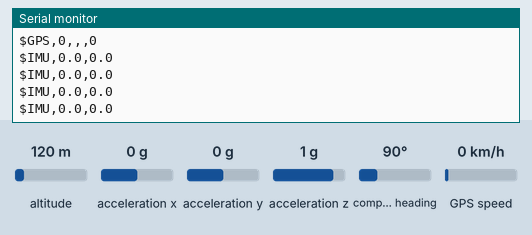
Bench run of a sketch on a simulated ESP32. Shown: the last lines printed to the serial monitor. Wiring (inferred from the names in the program): MPU-6050 motion sensor at I2C address 0x68. The test bench sets the inputs (shaded band); at power-on: acceleration x 0 g, acceleration y 0 g, acceleration z 1 g, altitude 120 m, compass heading 90°, GPS speed 0 km/h. The GPS gets a fix after 3 s at 37.7749, -122.4194 with 8 satellites.

Above: at 1.2 s.
1.3 s: acceleration x set to -1.4 g
At 1.33 s:
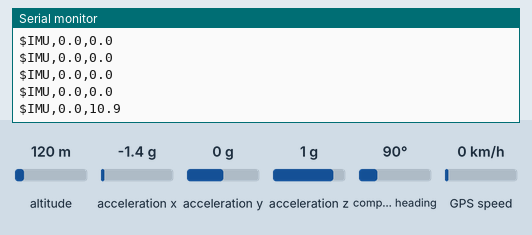
2.8 s: acceleration y set to -1.4 g
At 2.84 s:
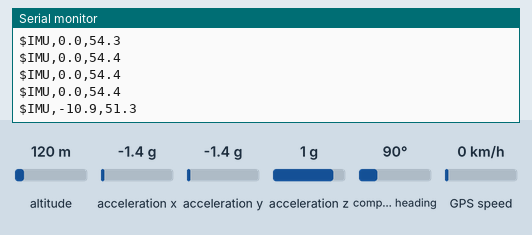
4.3 s: acceleration z set to -1.4 g
At 9.01 s:
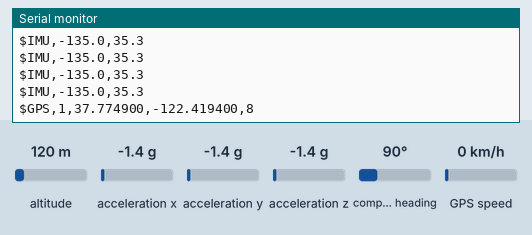
Timing chart, 0 to 10.5 s (numbered marks = the images above; inputs shaded):
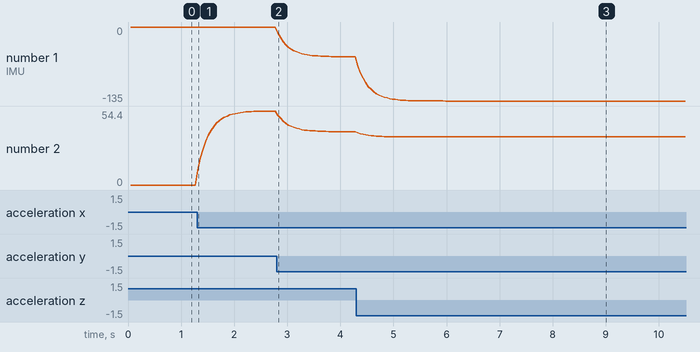

Measured:
- after the input at 1.3 s, the serial monitor: prints a new line at once (image 1)
- after the input at 2.8 s, the serial monitor: prints a new line at once (image 2)
- after the input at 4.3 s, the serial monitor: prints a new line at once (image 3)
- plotted number 1: 0 → -54.4 after the input at 2.8 s, -54.4 → -135 after the input at 4.3 s
- plotted number 2: 0 → 54.4 after the input at 1.3 s, 54.4 → 39.2 after the input at 2.8 s, 39.2 → 35.3 after the input at 4.3 s

The sketch:

esp32_link.ino
```cpp
// ESP32 + MPU-6050 (tilt) + NEO-6M (GPS) -> USB serial for the RiceTrack app
//
// Wiring
//   MPU-6050 (GY-521):  VCC -> 3V3,  GND -> GND,  SDA -> GPIO 21,  SCL -> GPIO 22
//   NEO-6M:             VCC -> 3V3,  GND -> GND,  TX  -> GPIO 16 (ESP32 RX2),  RX -> GPIO 17 (ESP32 TX2)
//   (GPIO 16/17 are free on a normal ESP32 DevKit. ESP32-WROVER uses them for PSRAM:
//    pick other pins in GPS_RX_PIN / GPS_TX_PIN if that is your board.)
//
// Library needed (Arduino IDE > Library Manager):  "TinyGPSPlus" by Mikal Hart
//
// Output (115200 baud):
//   $IMU,<roll>,<pitch>          20 Hz, degrees
//   $NOIMU                       MPU-6050 did not answer on the I2C bus
//   $GPS,1,<lat>,<lon>,<sats>    1 Hz, valid position fix
//   $GPS,0,,,<sats>              1 Hz, GPS module talking but no fix yet
//   $NOGPS                       1 Hz, nothing coming from the GPS module

#include <Wire.h>
#include <TinyGPSPlus.h>

// ---------- MPU-6050 ----------
const int SDA_PIN = 21;
const int SCL_PIN = 22;
const uint8_t MPU_ADDR = 0x68;        // 0x69 if the AD0 pin is pulled high
const unsigned long IMU_SEND_MS = 50; // 20 Hz
const float SMOOTHING = 0.2f;         // 0..1, lower = smoother but slower

float roll = 0, pitch = 0;
bool imuReady = false;
bool firstSample = true;
unsigned long lastImuSend = 0;

// ---------- NEO-6M ----------
const int GPS_RX_PIN = 16;            // ESP32 RX2  <- GPS TX
const int GPS_TX_PIN = 17;            // ESP32 TX2  -> GPS RX
const unsigned long GPS_SEND_MS = 1000;
const unsigned long GPS_SILENCE_MS = 3000;   // no valid NMEA sentence for this long = module gone

TinyGPSPlus gps;
HardwareSerial GPSSerial(2);
uint32_t lastGoodSentences = 0;
unsigned long lastGpsData = 0;        // when the last checksum-valid sentence arrived; 0 = never
unsigned long lastGpsSend = 0;

bool mpuInit() {
  Wire.beginTransmission(MPU_ADDR);
  if (Wire.endTransmission() != 0) return false;   // nothing answered at this address
  Wire.beginTransmission(MPU_ADDR);
  Wire.write(0x6B);                                // PWR_MGMT_1
  Wire.write(0x00);                                // wake from sleep
  return Wire.endTransmission() == 0;
}

int16_t read16() {
  uint8_t hi = Wire.read();                        // separate statements: C++ does not
  uint8_t lo = Wire.read();                        // guarantee left-to-right evaluation
  return (int16_t)((hi << 8) | lo);
}

bool readAccel(float &ax, float &ay, float &az) {
  Wire.beginTransmission(MPU_ADDR);
  Wire.write(0x3B);                                // ACCEL_XOUT_H
  if (Wire.endTransmission(false) != 0) return false;
  if (Wire.requestFrom((int)MPU_ADDR, 6) != 6) return false;
  ax = read16() / 16384.0f;                        // +-2 g range -> 16384 LSB/g
  ay = read16() / 16384.0f;
  az = read16() / 16384.0f;
  return true;
}

void sendImu() {
  if (!imuReady) {
    imuReady = mpuInit();
    firstSample = true;
  }

  float ax, ay, az;
  if (imuReady && readAccel(ax, ay, az)) {
    float r = atan2f(ay, az) * 180.0f / PI;
    float p = atan2f(-ax, sqrtf(ay * ay + az * az)) * 180.0f / PI;
    if (firstSample) {
      roll = r; pitch = p; firstSample = false;
    } else {
      roll  += SMOOTHING * (r - roll);
      pitch += SMOOTHING * (p - pitch);
    }
    Serial.printf("$IMU,%.1f,%.1f\n", roll, pitch);
  } else {
    imuReady = false;                              // retry init next cycle (hot-plug friendly)
    Serial.println("$NOIMU");
  }
}

void sendGps(unsigned long now) {
  unsigned sats = gps.satellites.isValid() ? gps.satellites.value() : 0;
  if (lastGpsData == 0 || now - lastGpsData > GPS_SILENCE_MS) {
    Serial.println("$NOGPS");
  } else if (gps.location.isValid() && gps.location.age() < GPS_SILENCE_MS) {
    Serial.printf("$GPS,1,%.6f,%.6f,%u\n", gps.location.lat(), gps.location.lng(), sats);
  } else {
    Serial.printf("$GPS,0,,,%u\n", sats);
  }
}

void setup() {
  Serial.begin(115200);
  Wire.begin(SDA_PIN, SCL_PIN);
  GPSSerial.begin(9600, SERIAL_8N1, GPS_RX_PIN, GPS_TX_PIN);   // NEO-6M default is 9600 baud
}

void loop() {
  unsigned long now = millis();

  // Always drain the GPS UART first so its buffer never overflows.
  while (GPSSerial.available()) gps.encode(GPSSerial.read());
  // Count only sentences with a valid checksum: a floating/unpowered GPS line produces
  // random noise characters, which must not count as "GPS present".
  if (gps.passedChecksum() != lastGoodSentences) {
    lastGoodSentences = gps.passedChecksum();
    lastGpsData = now;
  }

  if (now - lastImuSend >= IMU_SEND_MS) {
    lastImuSend = now;
    sendImu();
  }
  if (now - lastGpsSend >= GPS_SEND_MS) {
    lastGpsSend = now;
    sendGps(now);
  }
}
```
